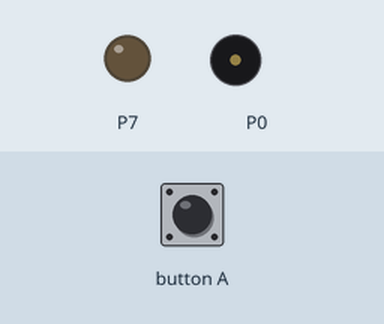
This program was run on a simulated BBC micro:bit (MakeCode). Parts: output pins drawn as LEDs (lit = HIGH), buzzer (waves = sounding). Dashed ring = blinking. The test bench sets the inputs (shaded band).

Above: at 1.2 s.
1.3 s: button A pressed for 0.15 s
At 1.83 s:
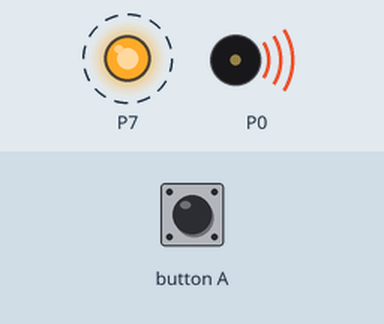
At 3.95 s:
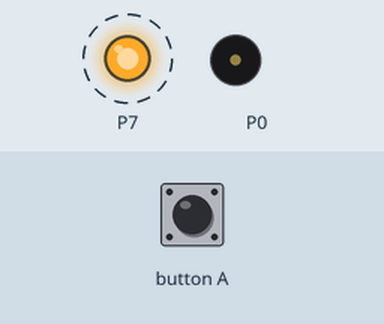
Timing chart, 0 to 10.3 s (numbered marks = the images above; inputs shaded):
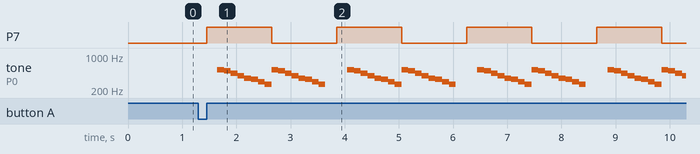

The program:

main.ts
```typescript
input.onButtonPressed(Button.A, function () {
    for (let index = 0; index < 4; index++) {
        pins.digitalWritePin(DigitalPin.P7, 1)
        basic.pause(200)
        music.playMelody("C5 B A G F E D C ", 500)
        pins.digitalWritePin(DigitalPin.P7, 0)
        music.playMelody("C5 B A G F E D C ", 0)
        basic.pause(200)
    }
})
led.enable(false)
basic.forever(function () {

})
```

test.ts
```typescript
// aquí va el archivo "tests"; esto no se compilará cuando este paquete se utilice como una extensión.
```
